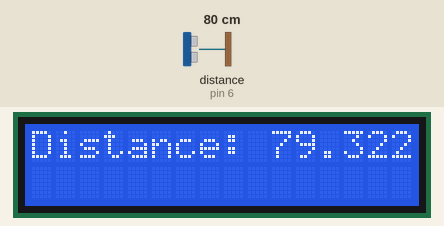
Simulated run of this sketch. Board: Arduino Uno, built with avr-gcc and run on an emulated ATmega328P. Shown: 16×2 character LCD. Wiring (inferred from the names in the program): ultrasonic range finder: trigger pin 5; echo pin 6. Inputs (shaded band) come from the test bench; at power-on: distance to the obstacle (sensor on pin 6) 80 cm. The echo pulse lasts 58.3 µs per cm; what the sketch prints to the serial monitor is not drawn.

Above: at 2.7 s.
2.8 s: distance to the obstacle (sensor on pin 6) set to 2 cm
At 6.6 s:
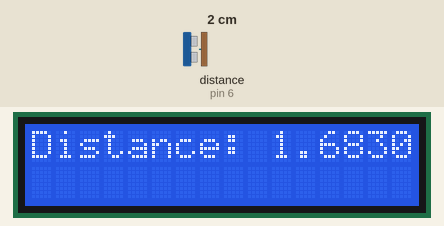
8.8 s: distance to the obstacle (sensor on pin 6) set to 4 cm
At 13.3 s:
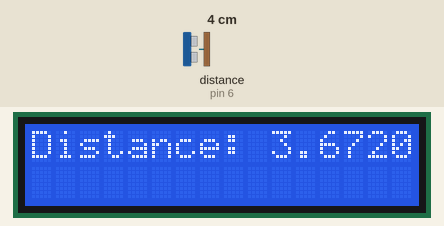
14.8 s: distance to the obstacle (sensor on pin 6) set to 9 cm
At 18.8 s:
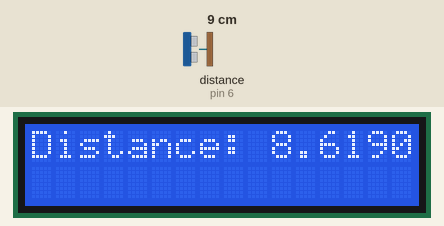
Timing chart, 0 to 20.3 s (numbered marks = the images above; inputs shaded):
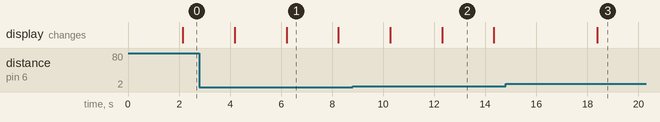

The sketch:

hcsr04.ino
```cpp
#include <Wire.h>
#include <LiquidCrystal_I2C.h>

LiquidCrystal_I2C lcd(0x27, 16, 2);

const int trig = 5;
const int echo = 6;
long duration;
double distance;

void setup() {
  lcd.init();
  lcd.begin(16,2);

  Serial.begin(9600);
  pinMode(trig, OUTPUT);
  pinMode(echo, INPUT);
}

void loop() {
  digitalWrite(trig, LOW);
  delayMicroseconds(2);
  digitalWrite(trig, HIGH);
  delayMicroseconds(10);
  digitalWrite(trig, LOW);

  duration = pulseIn(echo, HIGH);
  distance = duration * 0.034/2;
  Serial.println(distance);
  delay(2000);

  lcd.setCursor(0,0);
  lcd.print("Distance: ");
  lcd.print(distance, 4);
  lcd.print(" cm");
  delay(10);
}
```

main.cpp
```cpp
#include <Wire.h>
#include <LiquidCrystal_I2C.h>

LiquidCrystal_I2C lcd(0x27, 16, 2);

const int trig = 5;
const int echo = 6;
long duration;
double distance;

void setup() {
  lcd.init();
  lcd.begin(16,2);

  Serial.begin(9600);
  pinMode(trig, OUTPUT);
  pinMode(echo, INPUT);
}

void loop() {
  digitalWrite(trig, LOW);
  delayMicroseconds(2);
  digitalWrite(trig, HIGH);
  delayMicroseconds(10);
  digitalWrite(trig, LOW);

  duration = pulseIn(echo, HIGH);
  distance = duration * 0.034/2;
  Serial.println(distance);
  delay(2000);

  lcd.setCursor(0,0);
  lcd.print("Distance: ");
  lcd.print(distance, 4);
  lcd.print(" cm");
  delay(10);
}
```

Measured:
- after the input at 2.8 s, the display: first differs from a run without the input after 3.4 s (image 1)
- after the input at 8.8 s, the display: first differs from a run without the input after 3.5 s (image 2)
- after the input at 14.8 s, the display: changes after 3.6 s (image 3)
- what the display in image 1 shows lasts 2.0 s, from 6.2 s to 8.2 s
